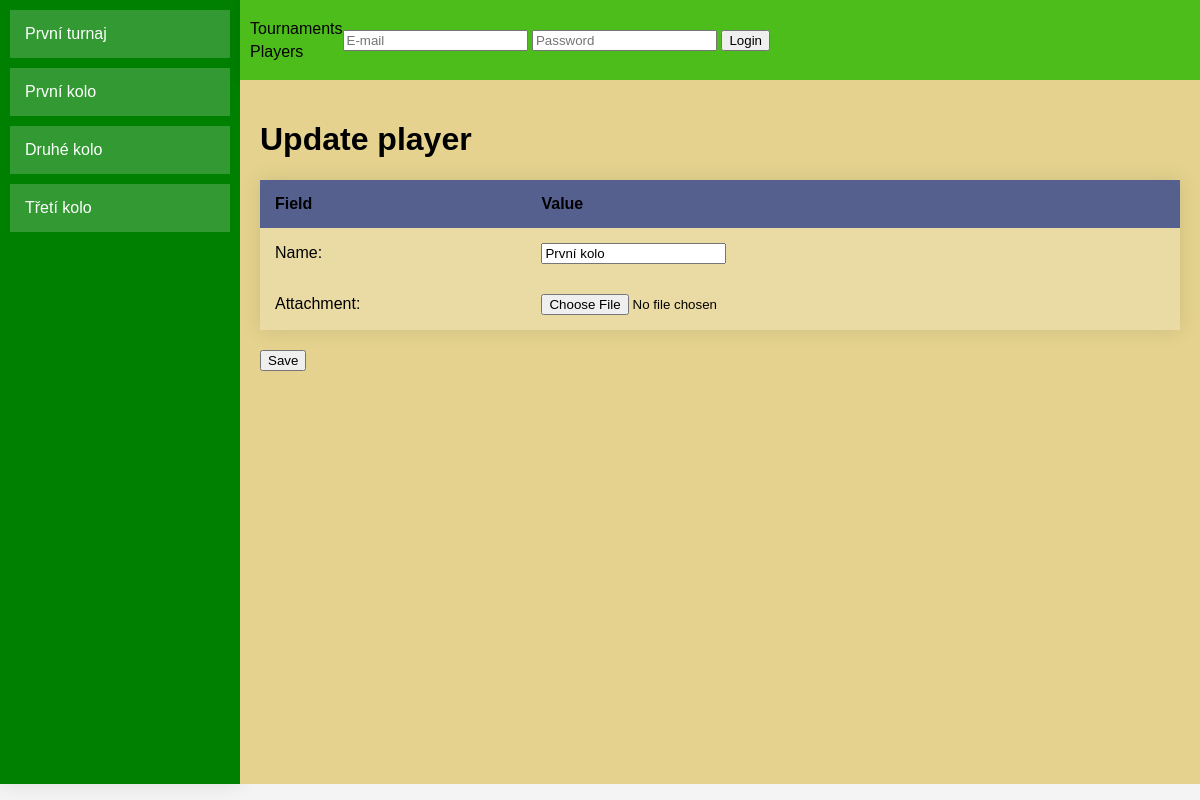
Page /tournament/1/1/update/ on the committed database.
### tournaments/models.py (models this page shows, shortened)
class Tournament(models.Model):
    name = models.CharField(max_length=100)
    start_date = models.DateTimeField()
    end_date = models.DateTimeField()
    attachment = models.FileField(upload_to='attachments/', blank=True, null=True)

class Round(models.Model):
    name = models.CharField(max_length=100)
    attachment = models.FileField(upload_to='attachments/', blank=True, null=True)
    tournament = models.ForeignKey(Tournament, on_delete=models.CASCADE)

### tournaments/views.py (the view, shortened to what this page needs)
# urls.py: path('<int:tournament_pk>/<int:round_pk>/update/', RoundUpdateView.as_view(template_name="./update/round_update.html"), name='round_update'),
class RoundUpdateView(TournamentContextMixin, UpdateView):
    model = Round
    fields = ['name', 'attachment']
    context_object_name = 'round'
    def get_object(self, queryset=None):
        return self.get_round()

### tournaments/views.py (called while the page is built)
    def get_tournament(self):
        return Tournament.objects.get(pk=self.kwargs['tournament_pk'])

    def get_round(self):
        return Round.objects.get(pk=self.kwargs['round_pk'])

### billiard_charts/static/templates/update/round_update.html (shortened to what this page needs)
{% extends "base.html" %}
{% block main_space %}
    <h1>Update player</h1>
    <form method="post" enctype="multipart/form-data">
        <table>
            <thead>
                <tr>
                    <th class="l">Field</th>
                    <th class="r">Value</th>
                </tr>
            </thead>
            <tbody>
            {% for field in form %}
                <tr>
                    <td class="l">{{ field.label_tag }}</td>
                    <td class="r">
                        {{ field }}
                    </td>
                </tr>
            {% endfor %}
            </tbody>
        </table>
        <button type="submit">Save</button>
    </form>
{% endblock main_space %}

### billiard_charts/static/templates/sidebar.html
<nav>
    {% if tournament %}
    <ul>
        <li><a href="{% url 'tournament_detail' tournament.id %}">{{ tournament.name }}</a></li>
        {% for round in rounds %}
            <li><a href="{% url 'round_detail' tournament.id round.id %}">{{ round.name }}</a></li>
        {% endfor %}
    </ul>
    {% endif %}
</nav>

### billiard_charts/static/style.css (style rules this page uses)
body { height: 98vh; display: grid; grid-template-columns: 20vw 1fr; grid-template-rows: 10vh 1fr; font-family: Arial, sans-serif; margin: 0; background-color: #f4f4f4; }
a { color: black; text-decoration: none; }
ul { list-style-type: none; padding: 0; }
li { margin-bottom: 5px; }
table { width: 100%; border-collapse: collapse; overflow: hidden; box-shadow: 0 0 20px rgba(0, 0, 0, 0.1); margin-bottom: 20px; }
th, td { padding: 15px; background-color: rgba(255, 255, 255, 0.2); }
th { text-align: left; }
thead th { background-color: #55608f; }
tbody td { position: relative; }
nav ul { list-style-type: none; padding: 0; margin: 0; }
nav ul li { padding: 15px; background-color: rgba(255, 255, 255, 0.2); margin-bottom: 10px; position: relative; }
nav ul li a { color: #fff; text-decoration: none; display: block; width: 100%; height: 100%; }

### rows in the picture
Tournament: name "První turnaj"
Round: name "První kolo", form "První kolo"
Round: name "Druhé kolo"
Round: name "Třetí kolo"

### other values in the picture
{{ field.label_tag }} "Name:" "Attachment:"
